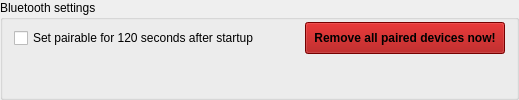
       <widget class="QGroupBox" name="groupBoxBluetoothAdapter">
        <property name="sizePolicy">
         <sizepolicy hsizetype="Expanding" vsizetype="Fixed">
          <horstretch>0</horstretch>
          <verstretch>0</verstretch>
         </sizepolicy>
        </property>
        <property name="title">
         <string>Bluetooth settings</string>
        </property>
        <layout class="QVBoxLayout" name="verticalLayout_34">
         <property name="topMargin">
          <number>0</number>
         </property>
         <property name="bottomMargin">
          <number>0</number>
         </property>
         <item>
          <widget class="QWidget" name="widget" native="true">
           <property name="sizePolicy">
            <sizepolicy hsizetype="Expanding" vsizetype="Preferred">
             <horstretch>0</horstretch>
             <verstretch>0</verstretch>
            </sizepolicy>
           </property>
           <layout class="QHBoxLayout" name="btsettings">
            <property name="leftMargin">
             <number>0</number>
            </property>
            <property name="topMargin">
             <number>0</number>
            </property>
            <property name="rightMargin">
             <number>0</number>
            </property>
            <property name="bottomMargin">
             <number>0</number>
            </property>
            <item>
             <widget class="QCheckBox" name="checkBoxBluetoothAutoPair">
              <property name="sizePolicy">
               <sizepolicy hsizetype="Minimum" vsizetype="Fixed">
                <horstretch>0</horstretch>
                <verstretch>0</verstretch>
               </sizepolicy>
              </property>
              <property name="minimumSize">
               <size>
                <width>0</width>
                <height>32</height>
               </size>
              </property>
              <property name="maximumSize">
               <size>
                <width>16777215</width>
                <height>32</height>
               </size>
              </property>
              <property name="text">
               <string>Set pairable for 120 seconds after startup</string>
              </property>
             </widget>
            </item>
            <item>
             <spacer name="horizontalSpacer_2">
              <property name="orientation">
               <enum>Qt::Horizontal</enum>
              </property>
              <property name="sizeHint" stdset="0">
               <size>
                <width>40</width>
                <height>20</height>
               </size>
              </property>
             </spacer>
            </item>
            <item>
             <widget class="QPushButton" name="pushButtonUnpair">
              <property name="sizePolicy">
               <sizepolicy hsizetype="Fixed" vsizetype="Fixed">
                <horstretch>0</horstretch>
                <verstretch>0</verstretch>
               </sizepolicy>
              </property>
              <property name="minimumSize">
               <size>
                <width>200</width>
                <height>32</height>
               </size>
              </property>
              <property name="maximumSize">
               <size>
                <width>16777215</width>
                <height>32</height>
               </size>
              </property>
              <property name="font">
               <font>
                <weight>75</weight>
                <bold>true</bold>
               </font>
              </property>
              <property name="styleSheet">
               <string notr="true">background-color: rgb(164, 0, 0);
outline: none;</string>
              </property>
              <property name="text">
               <string>Remove all paired devices now!</string>
              </property>
             </widget>
            </item>
           </layout>
          </widget>
         </item>
         <item>
          <widget class="QWidget" name="horizontalWidget" native="true">
           <property name="sizePolicy">
            <sizepolicy hsizetype="Expanding" vsizetype="Preferred">
             <horstretch>0</horstretch>
             <verstretch>0</verstretch>
            </sizepolicy>
           </property>
           <layout class="QFormLayout" name="formLayout_27">
            <property name="leftMargin">
             <number>0</number>
            </property>
            <property name="topMargin">
             <number>0</number>
            </property>
            <property name="bottomMargin">
             <number>0</number>
            </property>
           </layout>
          </widget>
         </item>
        </layout>
       </widget>
